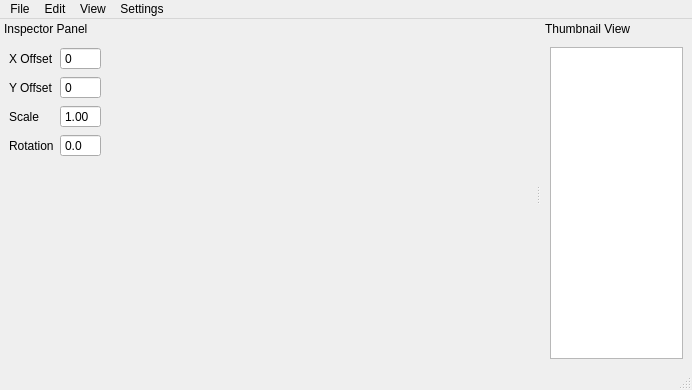
<?xml version="1.0" encoding="UTF-8"?>
<ui version="4.0">
 <class>IsophineEditor</class>
 <widget class="QMainWindow" name="IsophineEditor">
  <property name="geometry">
   <rect>
    <x>0</x>
    <y>0</y>
    <width>692</width>
    <height>390</height>
   </rect>
  </property>
  <property name="focusPolicy">
   <enum>Qt::FocusPolicy::NoFocus</enum>
  </property>
  <property name="windowTitle">
   <string>Isophine Editor</string>
  </property>
  <widget class="QWidget" name="centralwidget">
   <layout class="QGridLayout" name="gridLayout">
    <item row="0" column="0">
     <widget class="PageViewer" name="pageViewWidget" native="true">
      <property name="focusPolicy">
       <enum>Qt::FocusPolicy::StrongFocus</enum>
      </property>
     </widget>
    </item>
   </layout>
  </widget>
  <widget class="QMenuBar" name="menubar">
   <property name="geometry">
    <rect>
     <x>0</x>
     <y>0</y>
     <width>692</width>
     <height>22</height>
    </rect>
   </property>
   <widget class="QMenu" name="menuFile">
    <property name="title">
     <string>File</string>
    </property>
    <addaction name="actionHome"/>
    <addaction name="separator"/>
    <addaction name="actionSave"/>
    <addaction name="actionSaveAs"/>
    <addaction name="actionExport"/>
    <addaction name="separator"/>
    <addaction name="actionQuit"/>
   </widget>
   <widget class="QMenu" name="menuSettings">
    <property name="title">
     <string>Settings</string>
    </property>
    <addaction name="actionViewKeymaps"/>
    <addaction name="separator"/>
    <addaction name="actionEditLocalSettings"/>
    <addaction name="actionEditGlobalSettings"/>
   </widget>
   <widget class="QMenu" name="menuView">
    <property name="title">
     <string>View</string>
    </property>
    <addaction name="actionToggleInspector"/>
    <addaction name="actionToggleThumbnail"/>
   </widget>
   <widget class="QMenu" name="menuEdit">
    <property name="title">
     <string>Edit</string>
    </property>
    <addaction name="actionZoom_In"/>
    <addaction name="actionZoom_Out"/>
   </widget>
   <addaction name="menuFile"/>
   <addaction name="menuEdit"/>
   <addaction name="menuView"/>
   <addaction name="menuSettings"/>
  </widget>
  <widget class="QStatusBar" name="statusbar"/>
  <widget class="QDockWidget" name="inspectorPanelDockWidget">
   <property name="enabled">
    <bool>true</bool>
   </property>
   <property name="floating">
    <bool>false</bool>
   </property>
   <property name="features">
    <set>QDockWidget::DockWidgetFeature::NoDockWidgetFeatures</set>
   </property>
   <property name="allowedAreas">
    <set>Qt::DockWidgetArea::LeftDockWidgetArea</set>
   </property>
   <property name="windowTitle">
    <string>Inspector Panel</string>
   </property>
   <attribute name="dockWidgetArea">
    <number>1</number>
   </attribute>
   <widget class="QWidget" name="inspectorPanelContents">
    <property name="sizePolicy">
     <sizepolicy hsizetype="Fixed" vsizetype="Preferred">
      <horstretch>0</horstretch>
      <verstretch>0</verstretch>
     </sizepolicy>
    </property>
    <layout class="QVBoxLayout" name="verticalLayout">
     <item>
      <layout class="QFormLayout" name="inspectorFormLayout">
       <item row="0" column="0">
        <widget class="QLabel" name="xOffsetLabel">
         <property name="text">
          <string>X Offset</string>
         </property>
        </widget>
       </item>
       <item row="0" column="1">
        <widget class="SuperSpinBox" name="xOffsetDoubleSpinBox">
         <property name="focusPolicy">
          <enum>Qt::FocusPolicy::NoFocus</enum>
         </property>
         <property name="buttonSymbols">
          <enum>QAbstractSpinBox::ButtonSymbols::NoButtons</enum>
         </property>
         <property name="decimals">
          <number>0</number>
         </property>
         <property name="minimum">
          <double>-500.000000000000000</double>
         </property>
         <property name="maximum">
          <double>500.000000000000000</double>
         </property>
        </widget>
       </item>
       <item row="1" column="0">
        <widget class="QLabel" name="yOffsetLabel">
         <property name="text">
          <string>Y Offset</string>
         </property>
        </widget>
       </item>
       <item row="2" column="0">
        <widget class="QLabel" name="scaleLabel">
         <property name="text">
          <string>Scale</string>
         </property>
        </widget>
       </item>
       <item row="2" column="1">
        <widget class="SuperSpinBox" name="scaleDoubleSpinBox">
         <property name="focusPolicy">
          <enum>Qt::FocusPolicy::NoFocus</enum>
         </property>
         <property name="buttonSymbols">
          <enum>QAbstractSpinBox::ButtonSymbols::NoButtons</enum>
         </property>
         <property name="decimals">
          <number>2</number>
         </property>
         <property name="minimum">
          <double>0.100000000000000</double>
         </property>
         <property name="maximum">
          <double>10.000000000000000</double>
         </property>
         <property name="singleStep">
          <double>0.010000000000000</double>
         </property>
         <property name="value">
          <double>1.000000000000000</double>
         </property>
        </widget>
       </item>
       <item row="3" column="0">
        <widget class="QLabel" name="rotationLabel">
         <property name="text">
          <string>Rotation</string>
         </property>
        </widget>
       </item>
       <item row="3" column="1">
        <widget class="SuperSpinBox" name="rotationDoubleSpinBox">
         <property name="focusPolicy">
          <enum>Qt::FocusPolicy::NoFocus</enum>
         </property>
         <property name="wrapping">
          <bool>true</bool>
         </property>
         <property name="buttonSymbols">
          <enum>QAbstractSpinBox::ButtonSymbols::NoButtons</enum>
         </property>
         <property name="decimals">
          <number>1</number>
         </property>
         <property name="maximum">
          <double>360.000000000000000</double>
         </property>
         <property name="singleStep">
          <double>0.100000000000000</double>
         </property>
        </widget>
       </item>
       <item row="1" column="1">
        <widget class="SuperSpinBox" name="yOffsetDoubleSpinBox">
         <property name="focusPolicy">
          <enum>Qt::FocusPolicy::NoFocus</enum>
         </property>
         <property name="buttonSymbols">
          <enum>QAbstractSpinBox::ButtonSymbols::NoButtons</enum>
         </property>
         <property name="decimals">
          <number>0</number>
         </property>
         <property name="minimum">
          <double>-500.000000000000000</double>
         </property>
         <property name="maximum">
          <double>500.000000000000000</double>
         </property>
        </widget>
       </item>
      </layout>
     </item>
     <item>
      <spacer name="verticalSpacer">
       <property name="orientation">
        <enum>Qt::Orientation::Vertical</enum>
       </property>
       <property name="sizeHint" stdset="0">
        <size>
         <width>20</width>
         <height>40</height>
        </size>
       </property>
      </spacer>
     </item>
    </layout>
   </widget>
  </widget>
  <widget class="QDockWidget" name="thumbnailViewDockWidget">
   <property name="features">
    <set>QDockWidget::DockWidgetFeature::NoDockWidgetFeatures</set>
   </property>
   <property name="allowedAreas">
    <set>Qt::DockWidgetArea::RightDockWidgetArea</set>
   </property>
   <property name="windowTitle">
    <string>Thumbnail View</string>
   </property>
   <attribute name="dockWidgetArea">
    <number>2</number>
   </attribute>
   <widget class="QWidget" name="thumbnailViewDockWidgetContents">
    <layout class="QVBoxLayout" name="verticalLayout_2">
     <item>
      <widget class="QListView" name="thumbnailView">
       <property name="maximumSize">
        <size>
         <width>133</width>
         <height>16777215</height>
        </size>
       </property>
       <property name="iconSize">
        <size>
         <width>128</width>
         <height>128</height>
        </size>
       </property>
       <property name="movement">
        <enum>QListView::Movement::Static</enum>
       </property>
       <property name="flow">
        <enum>QListView::Flow::TopToBottom</enum>
       </property>
       <property name="isWrapping" stdset="0">
        <bool>false</bool>
       </property>
       <property name="spacing">
        <number>10</number>
       </property>
       <property name="viewMode">
        <enum>QListView::ViewMode::IconMode</enum>
       </property>
      </widget>
     </item>
    </layout>
   </widget>
  </widget>
  <action name="actionSave">
   <property name="text">
    <string>Save</string>
   </property>
   <property name="shortcut">
    <string>Ctrl+S</string>
   </property>
  </action>
  <action name="actionSaveAs">
   <property name="text">
    <string>Save As</string>
   </property>
   <property name="shortcut">
    <string>Ctrl+Shift+S</string>
   </property>
  </action>
  <action name="actionExport">
   <property name="text">
    <string>Render Output</string>
   </property>
   <property name="shortcut">
    <string>Ctrl+Shift+R</string>
   </property>
  </action>
  <action name="actionHome">
   <property name="checkable">
    <bool>false</bool>
   </property>
   <property name="text">
    <string>Home</string>
   </property>
   <property name="shortcut">
    <string>Ctrl+H</string>
   </property>
  </action>
  <action name="actionViewKeymaps">
   <property name="text">
    <string>View Current Settings</string>
   </property>
  </action>
  <action name="actionEditLocalSettings">
   <property name="text">
    <string>Edit Local Settings</string>
   </property>
  </action>
  <action name="actionEditGlobalSettings">
   <property name="text">
    <string>Edit Global Settings</string>
   </property>
  </action>
  <action name="actionToggleInspector">
   <property name="checkable">
    <bool>true</bool>
   </property>
   <property name="checked">
    <bool>true</bool>
   </property>
   <property name="text">
    <string>Toggle Inspector</string>
   </property>
   <property name="shortcut">
    <string>Ctrl+I</string>
   </property>
  </action>
  <action name="actionToggleThumbnail">
   <property name="checkable">
    <bool>true</bool>
   </property>
   <property name="checked">
    <bool>true</bool>
   </property>
   <property name="text">
    <string>Toggle Thumbnail</string>
   </property>
   <property name="shortcut">
    <string>Ctrl+V</string>
   </property>
  </action>
  <action name="actionQuit">
   <property name="text">
    <string>Quit</string>
   </property>
   <property name="shortcut">
    <string>Ctrl+Q</string>
   </property>
   <property name="menuRole">
    <enum>QAction::MenuRole::QuitRole</enum>
   </property>
  </action>
  <action name="actionZoom_In">
   <property name="text">
    <string>Zoom In</string>
   </property>
   <property name="shortcut">
    <string>Ctrl+=</string>
   </property>
  </action>
  <action name="actionZoom_Out">
   <property name="text">
    <string>Zoom Out</string>
   </property>
   <property name="shortcut">
    <string>Ctrl+-</string>
   </property>
  </action>
 </widget>
 <customwidgets>
  <customwidget>
   <class>SuperSpinBox</class>
   <extends>QDoubleSpinBox</extends>
   <header>superspinbox.h</header>
  </customwidget>
  <customwidget>
   <class>PageViewer</class>
   <extends>QWidget</extends>
   <header>pageviewer.h</header>
   <container>1</container>
  </customwidget>
 </customwidgets>
 <resources/>
 <connections/>
</ui>
